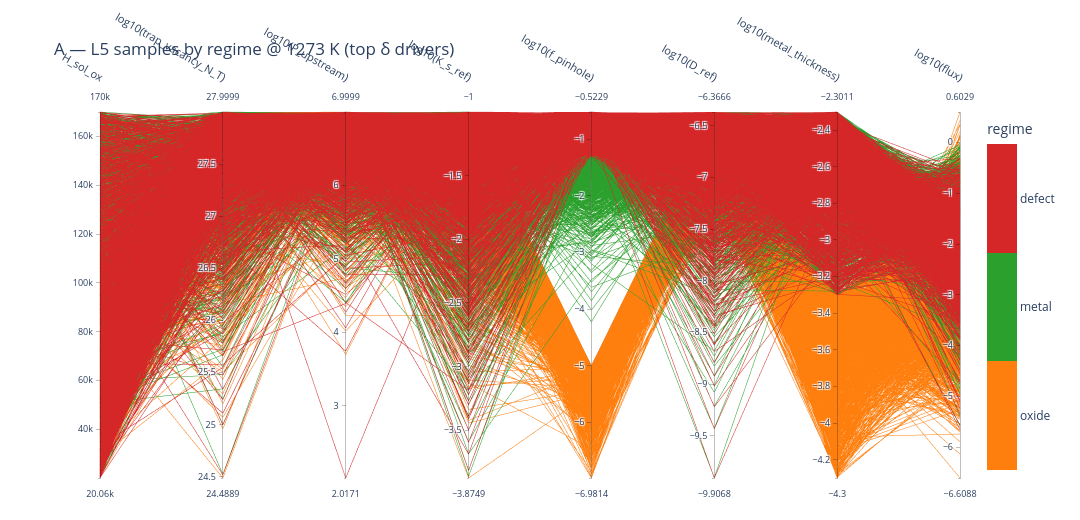

Notebook source saved alongside this figure:
### Markdown cell above
## A — samples coloured by regime

Axes = union of each regime's top-5 δ drivers of flux (+ `log10(flux)`). Each line is one
model run; colour = regime. Brush an axis (e.g. pull `log10(f_pinhole)` to its high end) to
see which regime/flux lines survive.

### Code cell
drivers = []
for r in REGIMES:
    for p in top_drivers(routeB_T, r, 'flux', k=5):
        if p not in drivers:
            drivers.append(p)
dimsA = drivers + ['flux']

figA = parallel_coordinates_samples(
    master_T, dimsA, color_by='regime', log_dims=logsub(dimsA),
    title=f'A — L5 samples by regime @ {T_SHOW} K (top δ drivers)',
    save_html=os.path.join(FIG_DIR, 'pcp_A_regime.html'))
print("A axes:", dimsA)
figA

### Figure 1 — Plotly figure (JSON) as saved in the notebook; plotly's stock layout.template omitted (floating-point values rounded to 4 significant figures; data arrays with more than 128 entries replaced by an {"elided": "..."} marker saying what was removed)
{"data": [{"dimensions": [{"label": "H_sol_ox", "values": {"elided": "5172 float values"}}, {"label": "log10(trap_vacancy_N_T)", "values": {"elided": "5172 float values"}}, {"label": "log10(P_upstream)", "values": {"elided": "5172 float values"}}, {"label": "log10(K_s_ref)", "values": {"elided": "5172 float values"}}, {"label": "log10(f_pinhole)", "values": {"elided": "5172 float values"}}, {"label": "log10(D_ref)", "values": {"elided": "5172 float values"}}, {"label": "log10(metal_thickness)", "values": {"elided": "5172 float values"}}, {"label": "log10(flux)", "values": {"elided": "5172 float values"}}], "labelangle": 30, "labelfont": {"size": 11}, "labelside": "top", "line": {"cmax": 2.5, "cmin": -0.5, "color": {"elided": "5172 float values"}, "colorbar": {"ticktext": ["oxide", "metal", "defect"], "tickvals": [0, 1, 2], "title": {"text": "regime"}}, "colorscale": [[0, "#ff7f0e"], [0.3333, "#ff7f0e"], [0.3333, "#2ca02c"], [0.6667, "#2ca02c"], [0.6667, "#d62728"], [1, "#d62728"]], "showscale": true}, "rangefont": {"size": 9}, "tickfont": {"size": 9}, "type": "parcoords"}], "layout": {"font": {"size": 12}, "height": 520, "margin": {"b": 40, "l": 100, "r": 120, "t": 110}, "title": {"text": "A — L5 samples by regime @ 1273 K (top δ drivers)"}, "width": 1080}}
